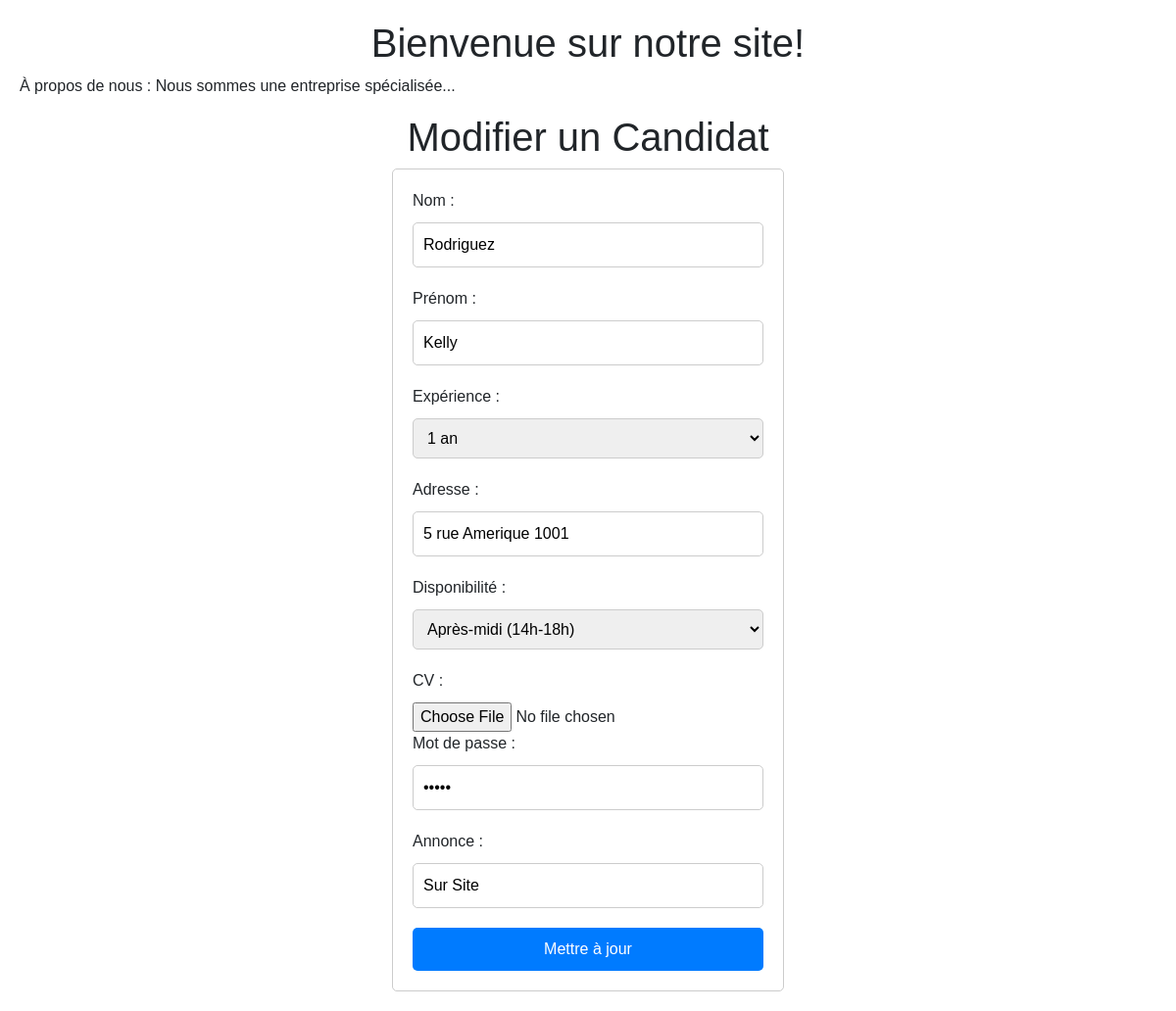
The app's page /modifier_candidat1.php?ID_candidat=6 with its own data.
### tables this page shows
CREATE TABLE `restaurant_candidats` (
  `ID_candidat` int(11) NOT NULL,
  `email` varchar(100) NOT NULL,
  `mot_de_passe` varchar(100) DEFAULT NULL,
  `Nom` varchar(50) DEFAULT NULL,
  `Prenom` varchar(50) DEFAULT NULL,
  `Experience` text DEFAULT NULL,
  `Adresse` varchar(100) DEFAULT NULL,
  `Disponibilite` varchar(100) DEFAULT NULL,
  `CV` varchar(100) DEFAULT NULL,
  `Annonce` varchar(100) DEFAULT NULL,
  `statut` varchar(10) NOT NULL
);

### modifier_candidat1.php (the view, shortened to what this page needs)
<?php
    require_once "./back/config.php";
    require_once './back/langue.php';
    try {
         if (isset($_GET['ID_candidat'])) {
            $ID_candidat = $_GET['ID_candidat'];
            $sql = "SELECT * FROM restaurant_candidats WHERE ID_candidat = :ID_candidat";
            $stmt = $conn->prepare($sql);
            $stmt->bindParam(':ID_candidat', $ID_candidat, PDO::PARAM_INT);
            $stmt->execute();
            $candidat = $stmt->fetch(PDO::FETCH_ASSOC);
        }
    } catch (PDOException $e) {
        echo "Erreur de connexion à la base de données : " . $e->getMessage();
    }
    ?>
<!DOCTYPE html>
<html lang="fr">
<head>
    <link rel="stylesheet" href="https://maxcdn.bootstrapcdn.com/bootstrap/4.5.2/css/bootstrap.min.css">
    <link rel="stylesheet" href="style3.css">
</head>
<body>
    <?php if (isset($candidat)) : ?>
        <h1>Modifier un Candidat</h1>
        <form action="" method="POST">
            <div>
                <label for="nom">Nom :</label>
                <input type="text" id="nom" name="nom" required value="<?php echo $candidat['Nom']; ?>">
            </div>
            <div>
                <label for="prenom">Prénom :</label>
                <input type="text" id="prenom" name="prenom" required value="<?php echo $candidat['Prenom']; ?>">
            </div>
            <div>
                <label for="experience">Expérience :</label>
                <select id="experience" name="experience" required>
                    <option value="1 an" <?php if ($candidat['Experience'] === "1 an") echo 'selected'; ?>>1 an</option>
                </select>
            </div>
            <div>
                <label for="adresse">Adresse :</label>
                <input type="text" id="adresse" name="adresse" required value="<?php echo $candidat['Adresse']; ?>">
            </div>
            <div>
                <label for="disponibilite">Disponibilité :</label>
                <select id="disponibilite" name="disponibilite" required>
                    <option value="Après-midi (14h-18h)" <?php if ($candidat['Disponibilite'] === "Après-midi (14h-18h)") echo 'selected'; ?>>Après-midi (14h-18h)</option>
                </select>
            </div>
            <div>
                <label for="cv">CV :</label>
                <input type="file" id="cv" name="cv" required accept=".pdf,.doc,.docx">
            </div>
            <div>
                <label for="mot_de_passe">Mot de passe :</label>
                <input type="password" id="mot_de_passe" name="mot_de_passe" required value="<?php echo $candidat['mot_de_passe']; ?>">
            </div>
            <div>
                <label for="annonce">Annonce :</label>
                <input type="text" id="annonce" name="annonce" required value="<?php echo $candidat['Annonce']; ?>">
            </div>
            <div>
                <input type="submit" value="Mettre à jour">
            </div>
        </form>
    <?php else : ?>
        <p>Candidat non trouvé.</p>
    <?php endif; ?>
</body>
</html>

### style3.css (style rules this page uses)
body { font-family: Arial, sans-serif; margin: 20px; }
h1 { text-align: center; }
form { max-width: 400px; margin: 0 auto; padding: 20px; border: 1px solid #ccc; border-radius: 5px; }
label { display: block; margin-bottom: 10px; }
input[type="text"], input[type="email"], input[type="password"], select { width: 100%; padding: 10px; margin-bottom: 20px; border: 1px solid #ccc; border-radius: 5px; box-sizing: border-box; }
input[type="submit"] { width: 100%; padding: 10px; background-color: #007BFF; color: #fff; border: none; border-radius: 5px; cursor: pointer; transition: background-color 0.3s ease; }

### records on screen
restaurant_candidats: nom "Rodriguez", prenom "Kelly", experience "1 an", adresse "5 rue Amerique 1001", disponibilite "Après-midi (14h-18h)", annonce "Sur Site"

### other values on screen
$welcome_message "Bienvenue sur notre site!"
$about_message "À propos de nous : Nous sommes une entreprise spécialisée..."
